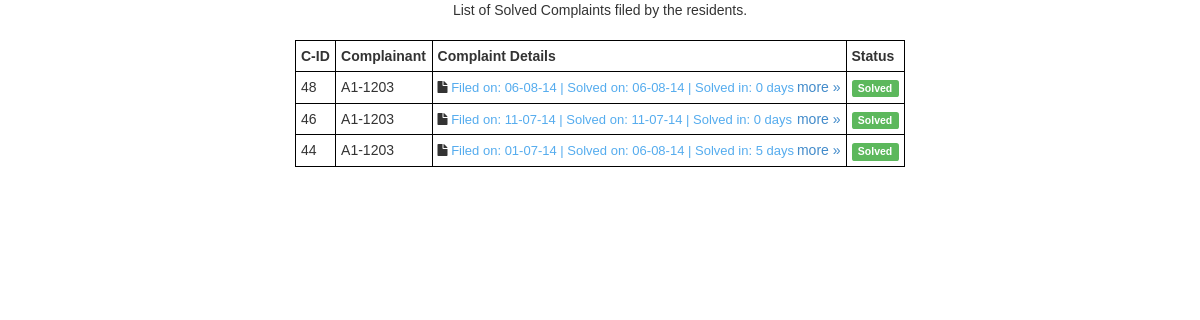
/admin/core/control/solvedcomplaints.php, run on the app's committed database.
### tables this page shows
CREATE TABLE IF NOT EXISTS `complaint` (
  `id` int(11) NOT NULL AUTO_INCREMENT,
  `address` varchar(20) NOT NULL,
  `email` varchar(100) NOT NULL,
  `complaint` varchar(500) NOT NULL,
  `complainttype` varchar(50) NOT NULL,
  `complaintdate` varchar(50) NOT NULL,
  `solveddate` varchar(50) NOT NULL,
  `status` varchar(100) NOT NULL,
  PRIMARY KEY (`id`)
);

### admin/core/control/solvedcomplaints.php (the view, shortened to what this page needs)
<!DOCTYPE HTML>
<head>
	<link href="../../../extras/css/bootstrap.css" rel="stylesheet">
		<link rel="stylesheet" href="../../../extras/font-awesome/css/font-awesome.min.css">
</head>
<body>
	<div id="view_complaint" style="font-family: 'Arimo', sans-serif; ">
<center>
List of Solved Complaints filed by the residents.<br><br>
<table border="1" style="width: 610px; border:1px solid black; border-collapse:collapse;">
	<tr>
		<td><strong>C-ID</strong></td>
		<td><strong>Complainant</strong></td>
		<td><strong>Complaint Details</strong></td>
		<td><strong>Status</strong></td>
	</tr>
<?php
$sstatus="Solved";
require("all_connect.php");
$sql = "SELECT * FROM complaint WHERE status='$sstatus' ORDER BY `id` DESC ";
$result = mysqli_query($con, $sql);
$num = mysqli_num_rows($result);
if(!$num==1) {
	echo "No solved complaints till now!";
}
else {
	while($obj = mysqli_fetch_assoc($result)) { ?>
		<tr>
		<td><?php echo $obj['id']; ?></td>
		<td><?php echo $obj['address']; ?></td>
		<td><i class='fa fa-file'></i><font color='#55ACEE' size="2"> Filed on: <?php echo $obj['complaintdate']; ?> | Solved on: <?php echo $obj['solveddate']; ?> | Solved in: <?php $solvedin = $obj['solveddate']-$obj['complaintdate']; echo $solvedin." "; if($solvedin=='1') {echo "day";} else {echo "days";} ?> </font>
		<span style="float:right; display:block;"><a href="javascript:tblHideShow2('Div<?php echo $obj['id']; ?>' ,'0')" id="more1">more &#187;</a></span>
        </td>
		<td><span class="label label-success"><?php echo $obj['status']; ?></span></td>
		</tr>
		<?php
		}
}
?>
</table>
</center>
</div>
</body>

### admin/core/control/solvedcomplaints.php (style rules this page uses)
th,td { padding:5px; }

### data on the page
complaint: id "48", address "A1-1203", complaintdate "06-08-14", solveddate "06-08-14", solvedin "0", shows "days", status "Solved"
complaint: id "46", address "A1-1203", complaintdate "11-07-14", solveddate "11-07-14", solvedin "0", shows "days", status "Solved"
complaint: id "44", address "A1-1203", complaintdate "01-07-14", solveddate "06-08-14", solvedin "5", shows "days", status "Solved"
